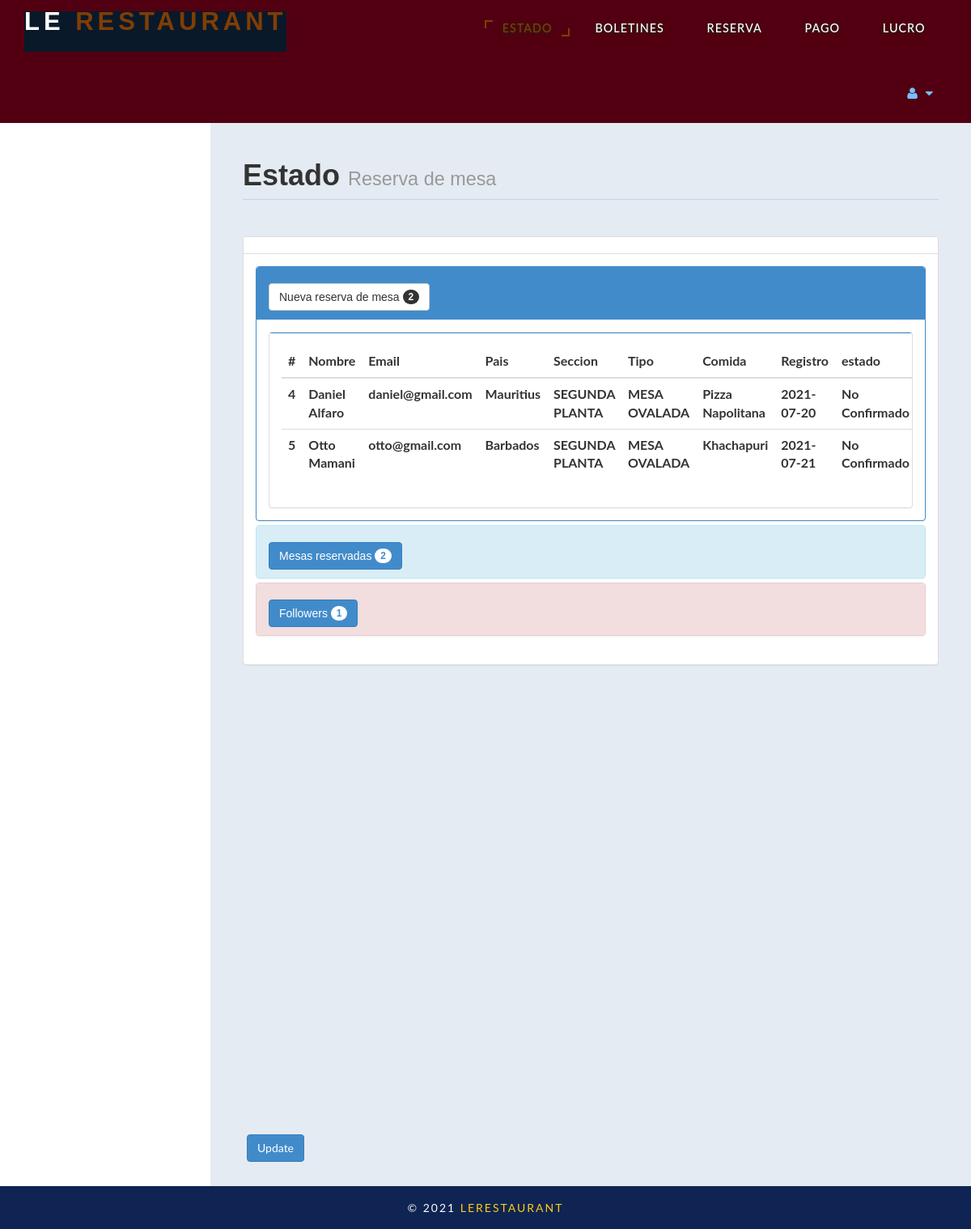
The page /admin/home.php (signed in) on the database its author committed.
### tables this page shows
CREATE TABLE `roombook` (
  `id` int(10) UNSIGNED NOT NULL,
  `FName` text DEFAULT NULL,
  `LName` text DEFAULT NULL,
  `Email` varchar(50) DEFAULT NULL,
  `Country` varchar(30) DEFAULT NULL,
  `Phone` text DEFAULT NULL,
  `TRoom` varchar(20) DEFAULT NULL,
  `Bed` varchar(20) DEFAULT NULL,
  `NRoom` varchar(2) DEFAULT NULL,
  `Meal` varchar(30) DEFAULT NULL,
  `cin` date DEFAULT NULL,
  `stat` varchar(15) DEFAULT NULL
);

### admin/home.php (the view, shortened to what this page needs)
<!DOCTYPE html>
<html xmlns="http://www.w3.org/1999/xhtml">
<body>
<?php
    require_once('header.php')
?>
        <div id="page-wrapper">
            <div id="page-inner">
                <div class="row">
                    <div class="col-md-12">
                        <h1 class="page-header">
                            Estado <small>Reserva de mesa
 </small>
                        </h1>
                    </div>
                </div>
				<?php
						include ('db.php');
						$sql = "select * from roombook";
						$re = mysqli_query($con,$sql);
						$c =0;
						while($row=mysqli_fetch_array($re) )
						{
								$new = $row['stat'];
								if($new=="No Confirmado")
								{
									$c = $c + 1;
								}
						}
				?>
					<div class="row">
                <div class="col-md-12">
                    <div class="panel panel-default">
                        <div class="panel-heading">
                        </div>
                        <div class="panel-body">
                            <div class="panel-group" id="accordion">
							<div class="panel panel-primary">
                                    <div class="panel-heading">
                                        <h4 class="panel-title">
                                            <a data-toggle="collapse" data-parent="#accordion" href="#collapseTwo">
											<button class="btn btn-default" type="button">
												Nueva reserva de mesa
  <span class="badge"><?php echo $c ; ?></span>
											</button>
											</a>
                                        </h4>
                                    </div>
                                    <div id="collapseTwo" class="panel-collapse in" style="height: auto;">
                                        <div class="panel-body">
                                           <div class="panel panel-default">
                        <div class="panel-body">
                            <div class="table-responsive">
                                <table class="table">
                                    <thead>
                                        <tr>
                                            <th>#</th>
                                            <th>Nombre</th>
                                            <th>Email</th>
                                            <th>Pais</th>
											<th>Seccion</th>
											<th>Tipo</th>
											<th>Comida</th>
											<th>Registro</th>
											<th>estado</th>
                                        </tr>
                                    </thead>
                                    <tbody>
									<?php
									$tsql = "select * from roombook";
									$tre = mysqli_query($con,$tsql);
									while($trow=mysqli_fetch_array($tre) )
									{
										$co =$trow['stat'];
										if($co=="No Confirmado")
										{
											echo"<tr>
												<th>".$trow['id']."</th>
												<th>".$trow['FName']." ".$trow['LName']."</th>
												<th>".$trow['Email']."</th>
												<th>".$trow['Country']."</th>
												<th>".$trow['TRoom']."</th>
												<th>".$trow['Bed']."</th>
												<th>".$trow['Meal']."</th>
												<th>".$trow['cin']."</th>
    												<th>".$trow['stat']."</th>
												<th><a href='tableConfirm.php?rid=".$trow['id']." ' class='btn btn-primary'>Action</a></th>
												</tr>";
										}
									}
									?>
                                    </tbody>
                                </table>
                            </div>
                        </div>
                    </div>
                                        </div>
                                    </div>
                                </div>
								<?php
								$rsql = "SELECT * FROM `roombook`";
								$rre = mysqli_query($con,$rsql);
								$r =0;
								while($row=mysqli_fetch_array($rre) )
								{
										$br = $row['stat'];
										if($br=="Conform")
										{
											$r = $r + 1;
										}
								}
								?>
                                <div class="panel panel-info">
                                    <div class="panel-heading">
                                        <h4 class="panel-title">
                                            <a data-toggle="collapse" data-parent="#accordion" href="#collapseOne" class="collapsed">
											<button class="btn btn-primary" type="button">
												 Mesas reservadas
 <span class="badge"><?php echo $r ; ?></span>
											</button>
											</a>
                                        </h4>
                                    </div>
                                </div>
                                <?php
								$fsql = "SELECT * FROM `contact`";
								$fre = mysqli_query($con,$fsql);
								$f =0;
								while($row=mysqli_fetch_array($fre) )
								{
										$f = $f + 1;
								}
								?>
                                <div class="panel panel-danger">
                                    <div class="panel-heading">
                                        <h4 class="panel-title">
                                            <a data-toggle="collapse" data-parent="#accordion" href="#collapseThree" class="collapsed">
											<button class="btn btn-primary" type="button">
												 Followers  <span class="badge"><?php echo $f ; ?></span>
											</button>
											</a>
                                        </h4>
                                    </div>
                                    </div>
                                </div>
                            </div>
                        </div>
                    </div>
                </div>
            </div>
				<div class='panel-body'>
                            <button class='btn btn-primary btn' data-toggle='modal' data-target='#myModal'>
                              Update
                            </button>
                            </div>
                        </div>
    <?php
       require_once('footer.php');
    ?>
</body>
</html>

### admin/assets/css/custom-styles.css (style rules this page uses)
body { font-family: 'Open Sans', sans-serif; }
#page-wrapper { padding: 15px 15px; min-height: 600px; background:#E5EBF2; }
#page-inner { width:100%; margin:10px 20px 10px 0px; background-color:transparent; padding:10px; min-height:1200px; }
h1, .h1, h2, .h2, h3, .h3 { margin-top: 7px; margin-bottom: -5px; }
h4 { padding-top:10px; }
.page-header { padding-bottom: 9px; margin: 10px 0 45px; border-bottom: 1px solid #C7D1DD; }
.panel-default > .panel-heading { color: #000; background-color: #FFFFFF; border-color: #ddd; font-weight:bold; }
@media (min-width:768px) { #page-wrapper { margin: 0 0 0 260px; padding: 15px 30px; min-height: 1200px; } }

### css/style.css (style rules this page uses)
html, body { margin:0; font-size: 100%; font-family: 'Lato', sans-serif; background: #fff; }
body a { text-decoration:none; transition:0.5s all; -webkit-transition:0.5s all; -moz-transition:0.5s all; -o-transition:0.5s all; -ms-transition:0.5s all; }
h1,h2,h3,h4,h5,h6 { margin:0; font-family: 'Federo', sans-serif; font-weight: 600; }

### rows shown on the page
roombook: id "4", FName "Daniel", LName "Alfaro", Email "daniel@gmail.com", Country "Mauritius", TRoom "SEGUNDA PLANTA", Bed "MESA OVALADA", Meal "Pizza Napolitana", cin "2021-07-20", stat "No Confirmado"
roombook: id "5", FName "Otto", LName "Mamani", Email "otto@gmail.com", Country "Barbados", TRoom "SEGUNDA PLANTA", Bed "MESA OVALADA", Meal "Khachapuri", cin "2021-07-21", stat "No Confirmado"

### other values the page prints
$c "2"
$r "2"
$f "1"
